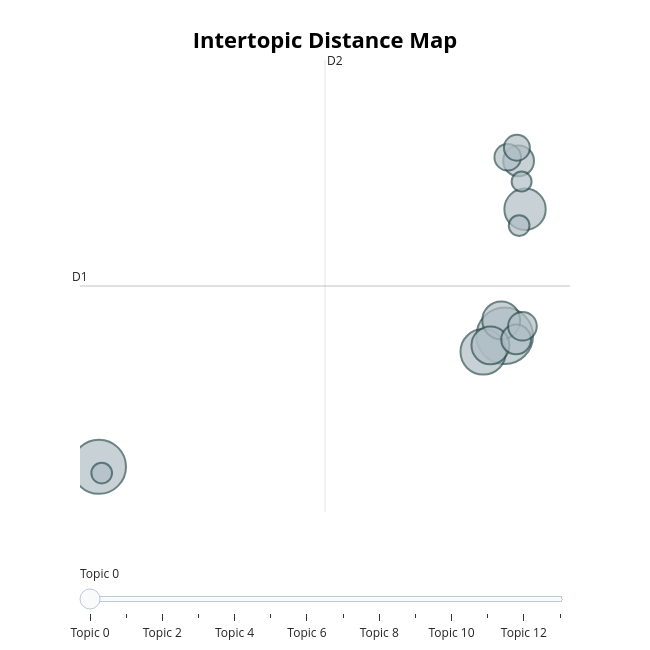

Notebook source saved alongside this figure:
### Code cell
topic_model.visualize_topics()

### Figure 1 — Plotly figure (JSON) as saved in the notebook; plotly's stock layout.template omitted (floating-point values rounded to 4 significant figures)
{"data": [{"customdata": [[0, "mobil | beli | harga | ada | electric", 105], [1, "baterai | harga | mobil | tahun | lebih", 96], [2, "brio | kuda | suzuki | aja | lumping", 68], [3, "electric | vehicle | air | listrik | mobil", 56], [4, "bensin | bakar | minyak | bahan | mobil", 47], [5, "harga | juta | brio | kalau | ada", 47], [6, "listrik | merusak | lingkungan | tambang | ramah", 31], [7, "jepang | china | cina | mobil | akan", 29], [8, "indonesia | rata | bumn | motor | dengan", 27], [9, "pemerintah | bantuan | pajak | ubah | beroperasi", 23], [10, "hidrogen | hydrogen | energi | air | jepang", 22], [11, "ice | electric | vehicle | mobil | menurut", 14], [12, "charger | portable | wall | charging | dapet", 14], [13, "listrik | mobil | dokter | doi | kepentingan", 13]], "hovertemplate": "<b>Topic %{customdata[0]}</b><br>%{customdata[1]}<br>Size: %{customdata[2]}", "legendgroup": "", "marker": {"color": "#B0BEC5", "line": {"color": "DarkSlateGrey", "width": 2}, "size": [105, 96, 68, 56, 47, 47, 31, 29, 27, 23, 22, 14, 14, 13], "sizemode": "area", "sizeref": 0.06563, "symbol": "circle"}, "mode": "markers", "name": "", "orientation": "v", "showlegend": false, "type": "scatter", "x": [15.38, -6.954, 14.2, 16.5, 15.19, 14.59, 16.14, 16.01, 16.36, 15.54, 16.05, 16.18, -6.804, 16.31], "xaxis": "x", "y": [9.449, 6.332, 9.067, 12.46, 9.816, 9.222, 13.61, 9.362, 9.677, 13.7, 13.93, 12.07, 6.181, 13.12], "yaxis": "y"}], "layout": {"annotations": [{"showarrow": false, "text": "D1", "x": -7.997, "y": 10.64, "yshift": 10}, {"showarrow": false, "text": "D2", "x": 5.488, "xshift": 10, "y": 16.02}], "height": 650, "hoverlabel": {"bgcolor": "white", "font": {"family": "Rockwell", "size": 16}}, "legend": {"itemsizing": "constant", "tracegroupgap": 0}, "margin": {"t": 60}, "shapes": [{"line": {"color": "#CFD8DC", "width": 2}, "type": "line", "x0": 5.488, "x1": 5.488, "y0": 5.254, "y1": 16.02}, {"line": {"color": "#9E9E9E", "width": 2}, "type": "line", "x0": -7.997, "x1": 18.97, "y0": 10.64, "y1": 10.64}], "sliders": [{"active": 0, "pad": {"t": 50}, "steps": [{"args": [{"marker.color": [["red", "#B0BEC5", "#B0BEC5", "#B0BEC5", "#B0BEC5", "#B0BEC5", "#B0BEC5", "#B0BEC5", "#B0BEC5", "#B0BEC5", "#B0BEC5", "#B0BEC5", "#B0BEC5", "#B0BEC5"]]}], "label": "Topic 0", "method": "update"}, {"args": [{"marker.color": [["#B0BEC5", "red", "#B0BEC5", "#B0BEC5", "#B0BEC5", "#B0BEC5", "#B0BEC5", "#B0BEC5", "#B0BEC5", "#B0BEC5", "#B0BEC5", "#B0BEC5", "#B0BEC5", "#B0BEC5"]]}], "label": "Topic 1", "method": "update"}, {"args": [{"marker.color": [["#B0BEC5", "#B0BEC5", "red", "#B0BEC5", "#B0BEC5", "#B0BEC5", "#B0BEC5", "#B0BEC5", "#B0BEC5", "#B0BEC5", "#B0BEC5", "#B0BEC5", "#B0BEC5", "#B0BEC5"]]}], "label": "Topic 2", "method": "update"}, {"args": [{"marker.color": [["#B0BEC5", "#B0BEC5", "#B0BEC5", "red", "#B0BEC5", "#B0BEC5", "#B0BEC5", "#B0BEC5", "#B0BEC5", "#B0BEC5", "#B0BEC5", "#B0BEC5", "#B0BEC5", "#B0BEC5"]]}], "label": "Topic 3", "method": "update"}, {"args": [{"marker.color": [["#B0BEC5", "#B0BEC5", "#B0BEC5", "#B0BEC5", "red", "#B0BEC5", "#B0BEC5", "#B0BEC5", "#B0BEC5", "#B0BEC5", "#B0BEC5", "#B0BEC5", "#B0BEC5", "#B0BEC5"]]}], "label": "Topic 4", "method": "update"}, {"args": [{"marker.color": [["#B0BEC5", "#B0BEC5", "#B0BEC5", "#B0BEC5", "#B0BEC5", "red", "#B0BEC5", "#B0BEC5", "#B0BEC5", "#B0BEC5", "#B0BEC5", "#B0BEC5", "#B0BEC5", "#B0BEC5"]]}], "label": "Topic 5", "method": "update"}, {"args": [{"marker.color": [["#B0BEC5", "#B0BEC5", "#B0BEC5", "#B0BEC5", "#B0BEC5", "#B0BEC5", "red", "#B0BEC5", "#B0BEC5", "#B0BEC5", "#B0BEC5", "#B0BEC5", "#B0BEC5", "#B0BEC5"]]}], "label": "Topic 6", "method": "update"}, {"args": [{"marker.color": [["#B0BEC5", "#B0BEC5", "#B0BEC5", "#B0BEC5", "#B0BEC5", "#B0BEC5", "#B0BEC5", "red", "#B0BEC5", "#B0BEC5", "#B0BEC5", "#B0BEC5", "#B0BEC5", "#B0BEC5"]]}], "label": "Topic 7", "method": "update"}, {"args": [{"marker.color": [["#B0BEC5", "#B0BEC5", "#B0BEC5", "#B0BEC5", "#B0BEC5", "#B0BEC5", "#B0BEC5", "#B0BEC5", "red", "#B0BEC5", "#B0BEC5", "#B0BEC5", "#B0BEC5", "#B0BEC5"]]}], "label": "Topic 8", "method": "update"}, {"args": [{"marker.color": [["#B0BEC5", "#B0BEC5", "#B0BEC5", "#B0BEC5", "#B0BEC5", "#B0BEC5", "#B0BEC5", "#B0BEC5", "#B0BEC5", "red", "#B0BEC5", "#B0BEC5", "#B0BEC5", "#B0BEC5"]]}], "label": "Topic 9", "method": "update"}, {"args": [{"marker.color": [["#B0BEC5", "#B0BEC5", "#B0BEC5", "#B0BEC5", "#B0BEC5", "#B0BEC5", "#B0BEC5", "#B0BEC5", "#B0BEC5", "#B0BEC5", "red", "#B0BEC5", "#B0BEC5", "#B0BEC5"]]}], "label": "Topic 10", "method": "update"}, {"args": [{"marker.color": [["#B0BEC5", "#B0BEC5", "#B0BEC5", "#B0BEC5", "#B0BEC5", "#B0BEC5", "#B0BEC5", "#B0BEC5", "#B0BEC5", "#B0BEC5", "#B0BEC5", "red", "#B0BEC5", "#B0BEC5"]]}], "label": "Topic 11", "method": "update"}, {"args": [{"marker.color": [["#B0BEC5", "#B0BEC5", "#B0BEC5", "#B0BEC5", "#B0BEC5", "#B0BEC5", "#B0BEC5", "#B0BEC5", "#B0BEC5", "#B0BEC5", "#B0BEC5", "#B0BEC5", "red", "#B0BEC5"]]}], "label": "Topic 12", "method": "update"}, {"args": [{"marker.color": [["#B0BEC5", "#B0BEC5", "#B0BEC5", "#B0BEC5", "#B0BEC5", "#B0BEC5", "#B0BEC5", "#B0BEC5", "#B0BEC5", "#B0BEC5", "#B0BEC5", "#B0BEC5", "#B0BEC5", "red"]]}], "label": "Topic 13", "method": "update"}]}], "title": {"font": {"color": "Black", "size": 22}, "text": "<b>Intertopic Distance Map</b>", "x": 0.5, "xanchor": "center", "y": 0.95, "yanchor": "top"}, "width": 650, "xaxis": {"anchor": "y", "domain": [0, 1], "range": [-7.997, 18.97], "title": {"text": ""}, "visible": false}, "yaxis": {"anchor": "x", "domain": [0, 1], "range": [5.254, 16.02], "title": {"text": ""}, "visible": false}}}
